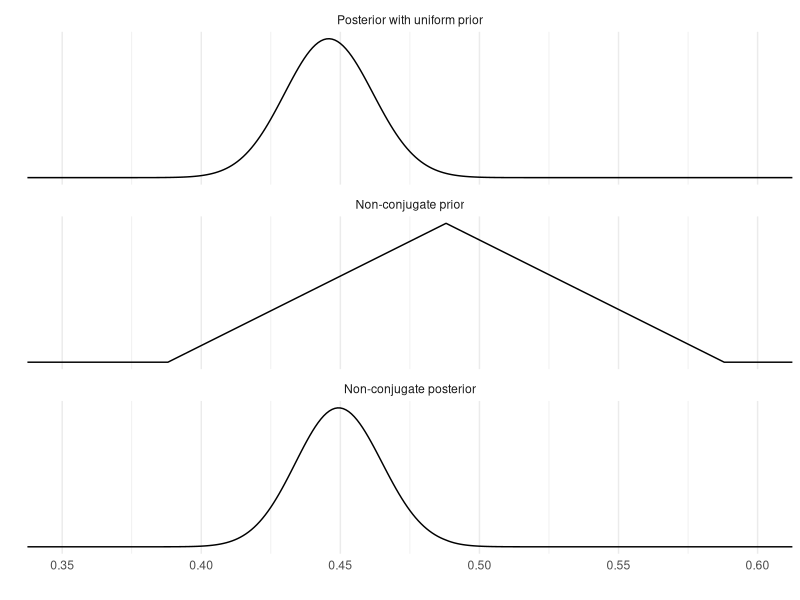
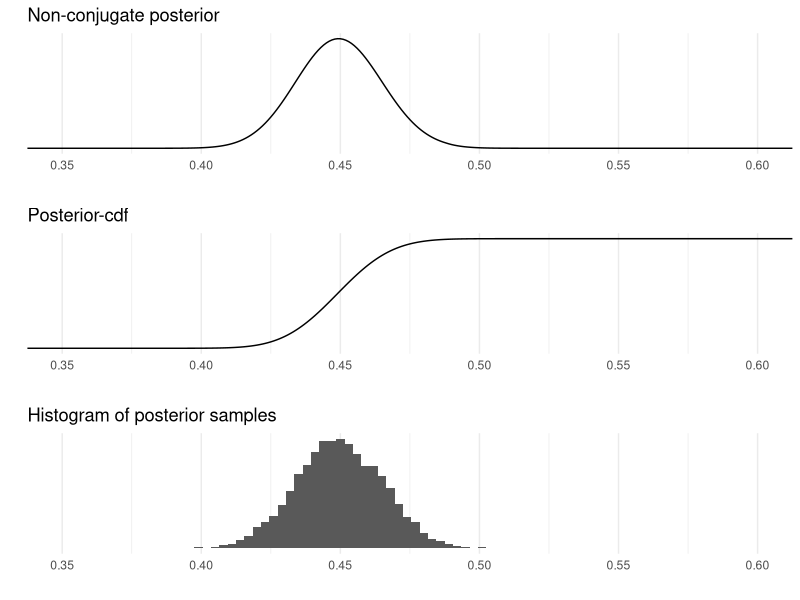

Write R code to recreate these figures, in order.
## ---- chunk 1
library(ggplot2)
theme_set(theme_minimal())
library(gridExtra)
library(tidyr)
library(dplyr)
## ---- chunk 2
a <- 437
b <- 543
## ---- chunk 3
df1 <- data.frame(theta = seq(0.1, 1, 0.001))
df1$con <- dbeta(df1$theta, a, b)
## ---- chunk 4
pp <- rep(1, nrow(df1))
pi <- sapply(c(0.388, 0.488, 0.588), function(pi) which(df1$theta == pi))
pm <- 11
pp[pi[1]:pi[2]] <- seq(1, pm, length.out = length(pi[1]:pi[2]))
pp[pi[3]:pi[2]] <- seq(1, pm, length.out = length(pi[3]:pi[2]))
## ---- chunk 5
df1$nc_p <- pp / sum(pp)
## ---- chunk 6
po <- dbeta(df1$theta, a, b) * pp
## ---- chunk 7
df1$nc_po <- po / sum(po)
## ---- chunk 8
# pivot the data frame into key-value pairs
# and change variable names for plotting
df2 <- df1 %>%
  pivot_longer(cols = -theta, names_to = "grp", values_to = "p") %>%
  mutate(grp = factor(grp, labels=c('Posterior with uniform prior',
                                    'Non-conjugate prior',
                                    'Non-conjugate posterior')))
## levels(df2$grp) <- 
ggplot(data = df2) +
  geom_line(aes(theta, p)) +
  facet_wrap(~grp, ncol = 1, scales = 'free_y') +
  coord_cartesian(xlim = c(0.35,0.6)) +
  scale_y_continuous(breaks=NULL) +
  labs(x = '', y = '')
## ---- chunk 9
df1$cs_po <- cumsum(df1$nc_po)
## ---- chunk 10
# set.seed(seed) is used to set seed for the randon number generator
set.seed(2601)
# runif(k) returns k uniform random numbers from interval [0,1]
r <- runif(10000)
## ---- chunk 11
# function to find the value smallest value theta at which the cumulative
# sum of the posterior densities is greater than r.
invcdf <- function(r, df) df$theta[sum(df$cs_po < r) + 1]
# sapply function for each sample r. The returned values s are now
# random draws from the distribution.
s <- sapply(r, invcdf, df1)
## ---- chunk 12
p1 <- ggplot(data = df1) +
  geom_line(aes(theta, nc_po)) +
  coord_cartesian(xlim = c(0.35, 0.6)) +
  labs(title = 'Non-conjugate posterior', x = '', y = '') +
  scale_y_continuous(breaks = NULL)
p2 <- ggplot(data = df1) +
  geom_line(aes(theta, cs_po)) +
  coord_cartesian(xlim = c(0.35, 0.6)) +
  labs(title = 'Posterior-cdf', x = '', y = '') +
  scale_y_continuous(breaks = NULL)
p3 <- ggplot() +
  geom_histogram(aes(s), binwidth = 0.003) +
  coord_cartesian(xlim = c(0.35, 0.6)) +
  labs(title = 'Histogram of posterior samples', x = '', y = '') +
  scale_y_continuous(breaks = NULL)
# combine the plots
grid.arrange(p1, p2, p3)
